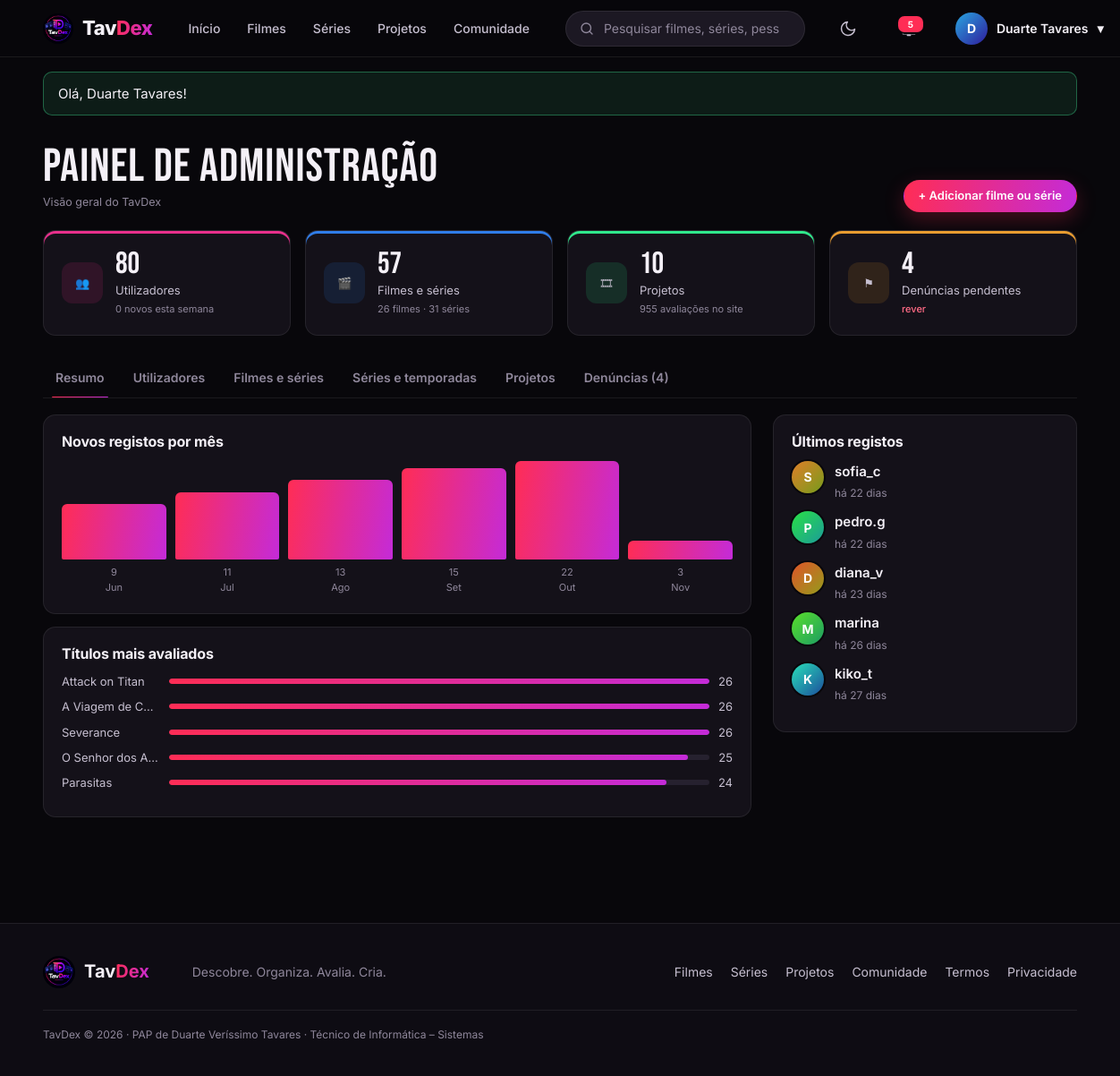
/admin.php (signed in), run on the app's committed database.
### tables this page shows
CREATE TABLE utilizadores (
    id INT AUTO_INCREMENT PRIMARY KEY,
    nome VARCHAR(20) NOT NULL UNIQUE,                 
    nome_exibicao VARCHAR(50) NULL,                   
    email VARCHAR(120) NOT NULL UNIQUE,
    email_verificado BOOLEAN NOT NULL DEFAULT 0,      
    email_pendente VARCHAR(120) NULL,                 
    password_hash VARCHAR(255) NULL,
    google_id VARCHAR(50) NULL UNIQUE,                
    google_email VARCHAR(120) NULL,
    bio VARCHAR(160) NOT NULL DEFAULT '',
    localizacao VARCHAR(40) NOT NULL DEFAULT '',
    cor SMALLINT NOT NULL DEFAULT 330,               
    foto MEDIUMBLOB NULL,                             
    foto_versao INT NOT NULL DEFAULT 0,               
    tema_banner ENUM('colina','pipocas','claquete','pelicula','marquise') NOT NULL DEFAULT 'colina',    
    banner MEDIUMBLOB NULL,                           
    banner_versao INT NOT NULL DEFAULT 0,             
    mostrar_listas BOOLEAN NOT NULL DEFAULT 1,        
    mostrar_seguidores BOOLEAN NOT NULL DEFAULT 1,    
    papel ENUM('utilizador','admin') NOT NULL DEFAULT 'utilizador',
    bloqueado BOOLEAN NOT NULL DEFAULT 0,
    notif_email BOOLEAN NOT NULL DEFAULT 0,           
    ultimo_login DATETIME NULL,
    criado_em TIMESTAMP NOT NULL DEFAULT CURRENT_TIMESTAMP
);

CREATE TABLE titulos (
    id INT AUTO_INCREMENT PRIMARY KEY,
    nome VARCHAR(150) NOT NULL,
    tipo ENUM('filme','serie') NOT NULL,
    ano SMALLINT NOT NULL,
    duracao_min SMALLINT NULL,                        
    idade VARCHAR(5) NOT NULL DEFAULT 'M/12',         
    sinopse TEXT NOT NULL,
    realizador VARCHAR(100) NOT NULL DEFAULT '',      
    cartaz VARCHAR(255) NULL,                         
    fundo VARCHAR(255) NULL,                          
    tmdb_id INT NULL,                                 
    em_curso BOOLEAN NOT NULL DEFAULT 0,              
    criado_em TIMESTAMP NOT NULL DEFAULT CURRENT_TIMESTAMP
);

### admin.php (the view, shortened to what this page needs)
<?php
require 'lib.php';
exigir_admin();
$sec = $_GET['s'] ?? 'resumo';
$n_util = (int)valor('SELECT COUNT(*) FROM utilizadores');
$n_filmes = (int)valor("SELECT COUNT(*) FROM titulos WHERE tipo = 'filme'");
$n_series = (int)valor("SELECT COUNT(*) FROM titulos WHERE tipo = 'serie'");
$n_proj = (int)valor('SELECT COUNT(*) FROM projetos');
$n_den = (int)valor("SELECT COUNT(*) FROM denuncias WHERE estado = 'pendente'");
$n_aval = (int)valor('SELECT COUNT(*) FROM avaliacoes');
$novos_semana = (int)valor('SELECT COUNT(*) FROM utilizadores WHERE criado_em >= ?', [date('Y-m-d H:i:s', strtotime('-7 days'))]);
require 'cabecalho.php';
$abas = ['resumo' => 'Resumo', 'utilizadores' => 'Utilizadores', 'titulos' => 'Filmes e séries', 'series' => 'Séries e temporadas', 'projetos' => 'Projetos', 'denuncias' => 'Denúncias' . ($n_den ? " ($n_den)" : '')];
?>
<div class="content admc"><div class="left">
  <div class="ah"><div><h1 class="ph">Painel de administração</h1><small>Visão geral do TavDex</small></div>
    <a class="btn primary sm" href="admin_titulo.php">+ Adicionar filme ou série</a></div>
  <div class="sg">
    <div class="sc" style="--c:330"><span class="si">👥</span><div><b><?= $n_util ?></b><span>Utilizadores</span><small><?= $novos_semana ?> novos esta semana</small></div></div>
    <div class="sc" style="--c:215"><span class="si">🎬</span><div><b><?= $n_filmes + $n_series ?></b><span>Filmes e séries</span><small><?= $n_filmes ?> filmes · <?= $n_series ?> séries</small></div></div>
    <div class="sc" style="--c:150"><span class="si">🎞</span><div><b><?= $n_proj ?></b><span>Projetos</span><small><?= $n_aval ?> avaliações no site</small></div></div>
    <div class="sc" style="--c:35"><span class="si">⚑</span><div><b><?= $n_den ?></b><span>Denúncias pendentes</span><small><a class="lk" href="?s=denuncias">rever</a></small></div></div>
  </div>
  <div class="tabs links"><?php foreach ($abas as $k => $n): ?><a class="<?= $sec === $k ? 'on' : '' ?>" href="?s=<?= $k ?>"><?= $n ?></a><?php endforeach; ?></div>
<?php if ($sec === 'resumo'):
    $meses = [];
    for ($i = 5; $i >= 0; $i--) $meses[date('Y-m', strtotime("first day of -$i month"))] = 0;
    foreach (linhas('SELECT criado_em FROM utilizadores') as $r) {
        $m = substr($r['criado_em'], 0, 7);
        if (isset($meses[$m])) $meses[$m]++;
    }
    $max = max(1, max($meses));
    $nomes_mes = ['01' => 'Jan', '02' => 'Fev', '03' => 'Mar', '04' => 'Abr', '05' => 'Mai', '06' => 'Jun', '07' => 'Jul', '08' => 'Ago', '09' => 'Set', '10' => 'Out', '11' => 'Nov', '12' => 'Dez'];
    $ultimos = linhas('SELECT * FROM utilizadores ORDER BY criado_em DESC LIMIT 5');
    $top = linhas(SQL_TITULOS . ' ORDER BY n_aval DESC LIMIT 5');
?>
  <div class="dcols"><div>
    <div class="box"><h3>Novos registos por mês</h3><div class="bars">
      <?php foreach ($meses as $m => $n): ?><div><i style="height:<?= round($n * 100 / $max) ?>%"></i><?= $n ?><br><?= $nomes_mes[substr($m, 5)] ?></div><?php endforeach; ?>
    </div></div>
    <div class="box"><h3>Títulos mais avaliados</h3>
      <?php foreach ($top as $t): ?><div class="rb"><span class="gname"><?= e($t['nome']) ?></span><div class="bar"><i style="width:<?= round($t['n_aval'] * 100 / max(1, $top[0]['n_aval'])) ?>%"></i></div><span><?= $t['n_aval'] ?></span></div><?php endforeach; ?>
    </div>
  </div><div>
    <div class="box"><h3>Últimos registos</h3>
      <?php foreach ($ultimos as $r): ?><div class="rv"><?= avatar($r) ?><div><b><?= link_perfil($r) ?></b><br><small><?= tempo($r['criado_em']) ?></small></div></div><?php endforeach; ?>
    </div>
  </div></div>
<?php endif; ?>
</div></div>
<?php require 'rodape.php'; ?>

### cabecalho.php (shortened to what this page needs)
<?php
$u = eu();
$ativo = $ativo ?? '';
$por_ler = $u ? (int)valor('SELECT COUNT(*) FROM notificacoes WHERE utilizador_id = ? AND lida = 0', [$u['id']]) : 0;
$menu = ['index.php' => 'Início', 'catalogo.php?tipo=filme' => 'Filmes', 'catalogo.php?tipo=serie' => 'Séries', 'projetos.php' => 'Projetos', 'comunidade.php' => 'Comunidade'];
?><!DOCTYPE html>
<html lang="pt-PT">
<head>
<link rel="stylesheet" href="style.css">
</head>
<body class="<?= e_admin() ? 'is-admin' : '' ?>">
<header class="nav">
  <a href="index.php" class="bl"><img src="logo.png" alt=""><span>Tav<em>Dex</em></span></a>
  <nav>
    <?php foreach ($menu as $url => $nome): ?>
      <a href="<?= $url ?>" class="<?= $ativo === $nome ? 'active' : '' ?>"><?= $nome ?></a>
    <?php endforeach; ?>
  </nav>
  <form class="search" action="pesquisa.php" method="get" role="search">
    <svg viewBox="0 0 24 24"><circle cx="11" cy="11" r="7"/><path d="M20 20l-4-4"/></svg>
    <input type="search" name="q" value="<?= e($_GET['q'] ?? '') ?>" placeholder="Pesquisar filmes, séries, pessoas, projetos...">
  </form>
  <button class="icone-btn tema" type="button" data-tema aria-label="Mudar entre modo escuro e claro" title="Modo escuro / claro">
    <svg class="lua" viewBox="0 0 24 24"><path d="M21 12.8A9 9 0 1111.2 3a7 7 0 009.8 9.8z"/></svg>
  </button>
  <?php if ($u): ?>
    <a class="bell" href="notificacoes.php" aria-label="Notificações"><svg viewBox="0 0 24 24"><path d="M6 17V11a6 6 0 0112 0v6l2 2H4zM10 21h4"/></svg><?php if ($por_ler): ?><i><?= $por_ler ?></i><?php endif; ?></a>
    <div class="um">
      <button class="ub" type="button"><?= avatar($u) ?><span class="nome"><?= e(nome_visivel($u)) ?></span> ▾</button>
    </div>
  <?php else: ?>
    <a class="btn ghost sm nav-btn" href="login.php?voltar=<?= urlencode($_SERVER['REQUEST_URI'] ?? 'index.php') ?>">Entrar</a>
    <a class="btn primary sm nav-btn" href="registar.php">Registar</a>
  <?php endif; ?>
</header>
<main>
<?= mostrar_avisos() ?>

### lib.php (shortened to what this page needs)
<?php
function bd(): PDO
{
    static $pdo = null;
    if ($pdo === null) {
        $dsn = getenv('TAVDEX_DSN') ?: 'mysql:host=' . BD_HOST . ';dbname=' . BD_NOME . ';charset=utf8mb4';
        try {
            $pdo = new PDO($dsn, BD_UTILIZADOR, BD_PASSWORD, [
                PDO::ATTR_ERRMODE => PDO::ERRMODE_EXCEPTION,
                PDO::ATTR_DEFAULT_FETCH_MODE => PDO::FETCH_ASSOC,
            ]);
        } catch (PDOException $e) {
            http_response_code(500);
            exit('<p style="font-family:sans-serif">Não foi possível ligar à base de dados. Confirma que o MySQL está ligado (no XAMPP ou nos Serviços do Windows), que a password em <b>config.php</b> está certa e que importaste <b>base_dados.sql</b> e <b>dados.sql</b>.</p>');
        }
    }
    return $pdo;
}
function sql(string $consulta, array $param = []): PDOStatement
{
    $st = bd()->prepare($consulta);
    $st->execute($param);
    return $st;
}
function linhas(string $consulta, array $param = []): array
{
    return sql($consulta, $param)->fetchAll();
}
function linha(string $consulta, array $param = []): ?array
{
    $r = sql($consulta, $param)->fetch();
    return $r ?: null;
}
function valor(string $consulta, array $param = [])
{
    return sql($consulta, $param)->fetchColumn();
}
function eu(): ?array
{
    static $u = false;
    if ($u === false) {
        $u = null;
        if (!empty($_SESSION['uid'])) {
            $u = linha('SELECT * FROM utilizadores WHERE id = ?', [$_SESSION['uid']]);
        }
    }
    return $u;
}
function e_admin(): bool
{
    return eu() && eu()['papel'] === 'admin';
}
function exigir_login(): array
{
    if (!eu()) {
        aviso('Inicia sessão para continuar.', 'erro');
        ir('login.php?voltar=' . urlencode($_SERVER['REQUEST_URI'] ?? 'index.php'));
    }
    return eu();
}
function exigir_admin(): void
{
    exigir_login();
}
function e($texto): string
{
    return htmlspecialchars((string)$texto, ENT_QUOTES, 'UTF-8');
}
function mostrar_avisos(): string
{
    $html = '';
    foreach ($_SESSION['avisos'] ?? [] as [$tipo, $texto]) {
        $html .= '<div class="flash ' . e($tipo) . '">' . e($texto) . '</div>';
    }
    return $html;
}
function tempo(?string $data): string
{
    $s = time() - strtotime($data);
    if ($s < 2592000) return 'há ' . floor($s / 86400) . ' dias';
    return date('d/m/Y', strtotime($data));
}
function extras_utilizador(string $nome): array
{
    static $mapa = null;
    if ($mapa === null) {
        $mapa = [];
        foreach (linhas('SELECT id, nome, nome_exibicao, foto_versao FROM utilizadores WHERE nome_exibicao IS NOT NULL OR foto_versao > 0') as $r) {
            $mapa[$r['nome']] = $r;
        }
    }
    return $mapa[$nome] ?? [];
}
function nome_visivel(array $u): string
{
    $exibicao = $u['nome_exibicao'] ?? (extras_utilizador($u['nome'] ?? '')['nome_exibicao'] ?? null);
    return trim((string)$exibicao) !== '' ? $exibicao : ($u['nome'] ?? '');
}
function url_foto(array $u): ?string
{
    $extra = extras_utilizador($u['nome'] ?? '');
    $versao = (int)($u['foto_versao'] ?? ($extra['foto_versao'] ?? 0));
    $id = (int)(isset($u['foto_versao']) ? $u['id'] : ($extra['id'] ?? 0));
    return $versao > 0 && $id ? 'imagem.php?u=' . $id . '&t=foto&v=' . $versao : null;
}
function avatar(array $u, string $tamanho = 's'): string
{
    $foto = url_foto($u);
    $letra = mb_strtoupper(mb_substr(nome_visivel($u), 0, 1));
    return '<span class="av ' . $tamanho . '" style="--h:' . (int)$u['cor'] . '">' . e($letra) . '</span>';
}
function link_perfil(array $u): string
{
    return '<a class="lk-u" href="perfil.php?u=' . urlencode($u['nome']) . '" title="@' . e($u['nome']) . '">' . e(nome_visivel($u)) . '</a>';
}

### data on the page
utilizadores: nome_exibicao "D", nome_exibicao "Duarte Tavares"
utilizadores: criado_em "Nov", $u['cor'] 28 (drawn), nome "S", nome "sofia_c", criado_em "há 22 dias"
titulos: nome "Attack on Titan", $t['n_aval'] * 100 / max(1, $top[0]['n_aval']) 100 (drawn), n_aval "26"
titulos: nome "A Viagem de C…", $t['n_aval'] * 100 / max(1, $top[0]['n_aval']) 100 (drawn), n_aval "26"
titulos: nome "Severance", $t['n_aval'] * 100 / max(1, $top[0]['n_aval']) 100 (drawn), n_aval "26"
titulos: nome "O Senhor dos A…", $t['n_aval'] * 100 / max(1, $top[0]['n_aval']) 96 (drawn), n_aval "25"
titulos: nome "Parasitas", $t['n_aval'] * 100 / max(1, $top[0]['n_aval']) 92 (drawn), n_aval "24"
utilizadores: $u['cor'] 129 (drawn), nome "P", nome "pedro.g", criado_em "há 22 dias"
utilizadores: $u['cor'] 14 (drawn), nome "D", nome "diana_v", criado_em "há 23 dias"
utilizadores: $u['cor'] 104 (drawn), nome "M", nome "marina", criado_em "há 26 dias"
utilizadores: $u['cor'] 167 (drawn), nome "K", nome "kiko_t", criado_em "há 27 dias"

### other printed values
$nome "Início"
$nome "Filmes"
$nome "Séries"
$nome "Projetos"
$nome "Comunidade"
$por_ler "5"
$texto "Olá, Duarte Tavares!"
$n_util "80"
$novos_semana "0"
$n_filmes + $n_series "57"
$n_filmes "26"
$n_series "31"
$n_proj "10"
$n_aval "955"
$n_den "4"
